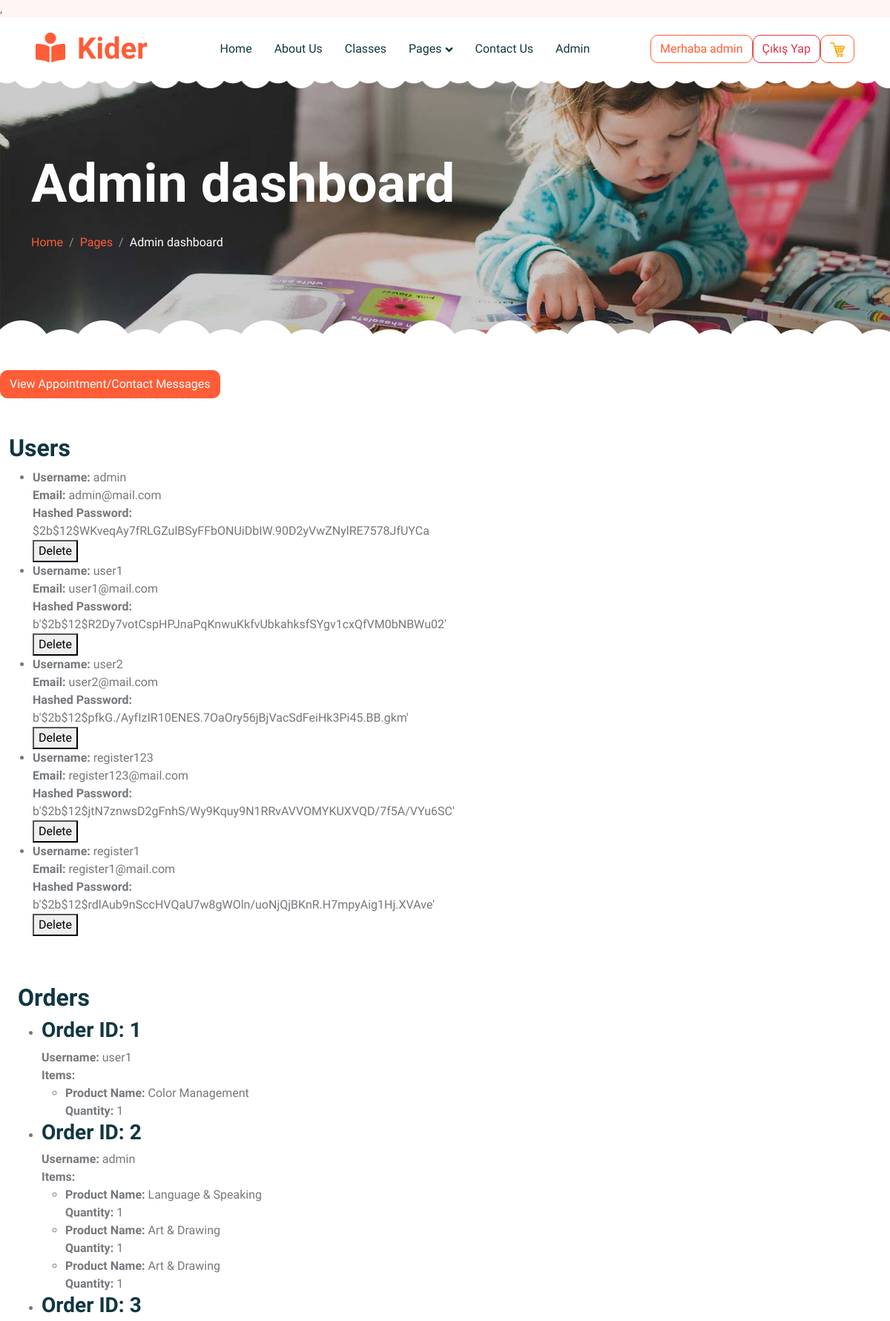
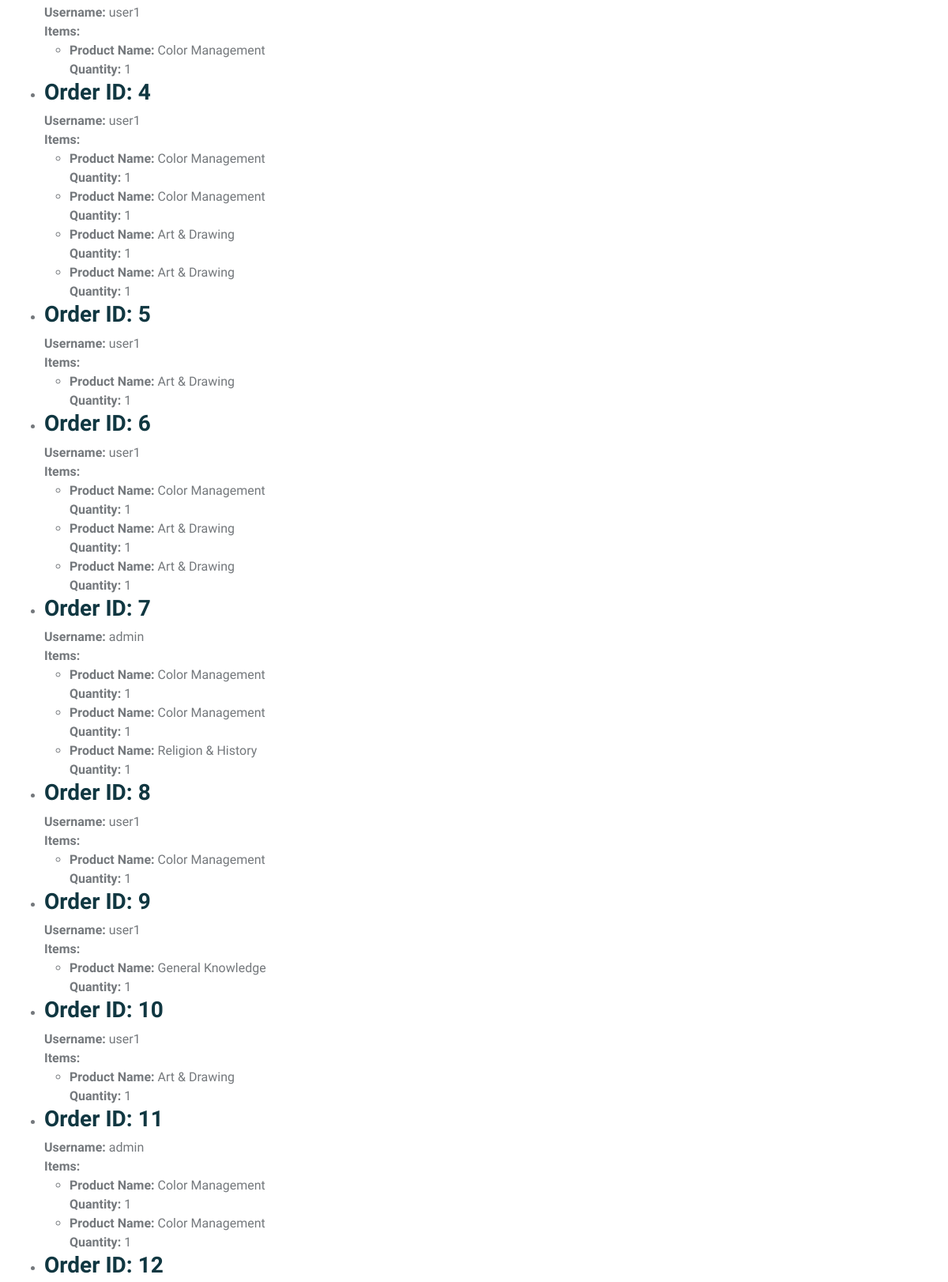
The page /admin (signed in, upper part) on the database its author committed (2 pictures, top to bottom).
### mvc/models.py (models this page shows, shortened)
class User(db.Model, UserMixin):
    id = db.Column(db.Integer, primary_key=True)
    username = db.Column(db.String(20), unique=True, nullable=False)
    password = db.Column(db.String(60), nullable=False)
    Email = db.Column(db.String(120), unique=True, nullable=False)
    date_created = db.Column(db.DateTime, default=datetime.utcnow)
    is_admin = db.Column(db.Boolean, nullable=False, default=False)
    cart = db.relationship('Cart', backref='user', lazy=True)
    orders = db.relationship('Order', backref='user', lazy=True)

class Order(db.Model):
    id = db.Column(db.Integer, primary_key=True)
    user_id = db.Column(db.Integer, db.ForeignKey('user.id'), nullable=False)
    date_ordered = db.Column(db.DateTime, default=datetime.utcnow)
    items = db.relationship('OrderItem', backref='order', lazy=True)

class OrderItem(db.Model):
    id = db.Column(db.Integer, primary_key=True)
    product_id = db.Column(db.Integer, db.ForeignKey('product.id'), nullable=False)
    order_id = db.Column(db.Integer, db.ForeignKey('order.id'), nullable=False)
    quantity = db.Column(db.Integer, default=1)

class Product(db.Model):
    id = db.Column(db.Integer, primary_key=True)
    name = db.Column(db.String(100), nullable=False)
    price = db.Column(db.Float, nullable=False)
    cart_items = db.relationship('CartItem', backref='product', lazy=True)
    order_items = db.relationship('OrderItem', backref='product', lazy=True)
    image = db.Column(db.String(100))
    teacher_id = db.Column(db.Integer, db.ForeignKey('teacher.id'))
    timage = db.Column(db.String(100))
    tname = db.Column(db.String(100))
    price = db.Column(db.Float)
    age = db.Column(db.String(50))
    time = db.Column(db.String(50))
    capacity = db.Column(db.Integer)

### mvc/views.py (the view)
@app_bp.route('/admin', methods=['GET', 'POST'])
@login_required
def admin_dashboard():
    if not current_user.is_admin:
        flash('You do not have permission to view this page', 'danger')
        return redirect(url_for('app.dashboard', username=current_user.username,page_name="dashboard"))
    users = User.query.all()
    orders = Order.query.all()
    return render_template('admin_dashboard.html', users=users, orders=orders,page_name="admin dashboard")

### app.py (called while the page is built)
@login_manager.user_loader
def load_user(user_id):
    return User.query.get(int(user_id))

### templates/admin_dashboard.html (shortened to what this page needs)
{% extends "base.html" %}
{% block content %}
<!DOCTYPE html>
<html lang="en">
<head>
  <a href="{{ url_for('app.admin_messages') }}" class="btn btn-primary">View Appointment/Contact Messages</a>
</head>
<body>
  <div class="container-xxl py-5">
    <div class="section">
      <h2>Users</h2>
      <ul>
        {% for user in users %}
          <li>
            <strong>Username:</strong> {{ user.username }}<br>
            <strong>Email:</strong> {{ user.Email }}<br>
            <strong>Hashed Password:</strong> {{ user.password }}<br>
            <form action="/delete-user/{{ user.id }}" method="POST">
              <button type="submit">Delete</button>
            </form>
          </li>
        {% endfor %}
      </ul>
    </div>
<div class="container-xxl py-5">
    <h2>Orders</h2>
    <ul>
      {% for order in orders %}
        <li>
          <h3><strong>Order ID:</strong> {{ order.id }}</h3>
          <strong>Username:</strong> {{ order.user.username }}<br>
          <strong>Items:</strong>
          <ul>
              {% for item in order.items %}
                  <li>
                      <strong>Product Name:</strong> {{ item.product.name }}<br>
                      <strong>Quantity:</strong> {{ item.quantity }}
                  </li>
              {% endfor %}
          </ul>
        </li>
      {% endfor %}
    </ul>
  </div>
  </div>
</body>
</html>
{% endblock %}

### templates/base.html (shortened to what this page needs)
<!DOCTYPE html>
<html lang="en">
<head>
<link rel="stylesheet" href="https://code.jquery.com/ui/1.12.1/themes/base/jquery-ui.css">
    <link href="https://cdnjs.cloudflare.com/ajax/libs/font-awesome/5.10.0/css/all.min.css" rel="stylesheet">
    <link href="https://cdn.jsdelivr.net/npm/bootstrap-icons@1.4.1/font/bootstrap-icons.css" rel="stylesheet">
    <link href="{{ url_for('static', filename='lib/animate/animate.min.css') }}" rel="stylesheet">
    <link href="{{ url_for('static', filename='lib/owlcarousel/assets/owl.carousel.min.css') }}" rel="stylesheet">
    <link href="{{ url_for('static', filename='css/bootstrap.min.css') }}" rel="stylesheet">
    <link href="{{ url_for('static', filename='css/style.css') }}" rel="stylesheet">
</head>
<body>
    <div class="container-fluid bg-white p-0">
        <nav class="navbar navbar-expand-lg bg-white navbar-light sticky-top px-4 px-lg-5 py-lg-0">
            <a href="/" class="navbar-brand">
                <h1 class="m-0 text-primary"><i class="fa fa-book-reader me-3"></i>Kider</h1>
            </a>
            <div class="collapse navbar-collapse" id="navbarCollapse">
                <div class="navbar-nav mx-auto">
                    <a href="{{url_for('app.index')}}" class="nav-item nav-link">Home</a>
                    <a href="{{url_for('app.about')}}" class="nav-item nav-link">About Us</a>
                    <a href="{{url_for('app.classes')}}" class="nav-item nav-link">Classes</a>
                    <div class="nav-item dropdown">
                        <a href="#" class="nav-link dropdown-toggle " data-bs-toggle="dropdown">Pages</a>
                    </div>
                    <a href="{{url_for('app.contact')}}" class="nav-item nav-link">Contact Us</a>
                    {% if current_user.is_authenticated and current_user.is_admin %}
                        <a href="{{url_for('app.admin_dashboard')}}" class="nav-item nav-link">Admin</a>
                    {% endif %}
</div>
{% if current_user.is_authenticated %}
<a href="{{ url_for('app.dashboard', username=current_user.username) }}" class="btn btn-outline-primary">
    Merhaba {{ current_user.username }}
</a>
<a href="{{ url_for('app.logout') }}" class="btn btn-outline-danger">
    Çıkış Yap
</a>
<a href="{{ url_for('app.view_cart') }}" class="btn btn-outline-primary">
    <img src="{{ url_for('static', filename='img/cart.png') }}" alt="Cart" style="width: 20px; height: 20px;">
</a>
{% endif %}
            </div>
        </nav>
{%block header%}
        <div class="container-fluid py-5 page-header position-relative mb-5">
                       <div class="container py-5">
                <h1 class="display-2 text-white animated slideInDown mb-4">{{page_name|capitalize}}</h1>
                <nav aria-label="breadcrumb animated slideInDown">
                    <ol class="breadcrumb">
                        <li class="breadcrumb-item"><a href="#">Home</a></li>
                        <li class="breadcrumb-item"><a href="#">Pages</a></li>
                        <li class="breadcrumb-item text-white active" aria-current="page">{{page_name|capitalize}}</li>
                    </ol>
                </nav>
            </div>
        </div>
{%endblock%}
        {% block content %}
        {% endblock %}
    </div>
</body>
</html>

### static/css/style.css (style rules this page uses)
:root { --primary: #FE5D37; --light: #FFF5F3; --dark: #103741; }
.btn { font-weight: 500; transition: .5s; }
.btn.btn-primary { color: #FFFFFF; }
h1, h2, h3, h4, .h1, .h2, .h3, .h4, .display-1, .display-2, .display-3, .display-4, .display-5, .display-6 { font-family: 'Lobster Two', cursive; font-weight: 700; }
.navbar .navbar-nav .nav-link { padding: 30px 15px; color: var(--dark); font-weight: 500; outline: none; }
.navbar.sticky-top { top: -100px; transition: .5s; }
.navbar .dropdown-toggle::after { border: none; content: "\f107"; font-family: "Font Awesome 5 Free"; font-weight: 900; vertical-align: middle; margin-left: 5px; transition: .5s; }
.header-carousel::before, .header-carousel::after, .page-header::before, .page-header::after { position: absolute; content: ""; width: 100%; height: 10px; top: 0; left: 0; background: url(../img/bg-header-top.png) center center repeat-x; z-index: 1; }
.header-carousel::after, .page-header::after { height: 19px; top: auto; bottom: 0; background: url(../img/bg-header-bottom.png) center center repeat-x; }
.page-header { background: linear-gradient(rgba(0, 0, 0, .2), rgba(0, 0, 0, .2)), url(../img/carousel-1.jpg) center center no-repeat; background-size: cover; }
.breadcrumb-item + .breadcrumb-item::before { color: rgba(255, 255, 255, .5); }

### templates/admin_dashboard.html (style rules this page uses)
.section { width: 45%; }

### rows shown on the page
User: username "admin", Email "admin@mail.com", password "$2b$12$WKveqAy7fRLGZulBSyFFbONUiDbIW.90D2yVwZNylRE7578JfUYCa"
User: username "user1", Email "user1@mail.com", password "b'$2b$12$R2Dy7votCspHPJnaPqKnwuKkfvUbkahksfSYgv1cxQfVM0bNBWu02'"
User: username "user2", Email "user2@mail.com", password "b'$2b$12$pfkG./AyfIzIR10ENES.7OaOry56jBjVacSdFeiHk3Pi45.BB.gkm'"
User: username "register123", Email "register123@mail.com", password "b'$2b$12$jtN7znwsD2gFnhS/Wy9Kquy9N1RRvAVVOMYKUXVQD/7f5A/VYu6SC'"
User: username "register1", Email "register1@mail.com", password "b'$2b$12$rdlAub9nSccHVQaU7w8gWOln/uoNjQjBKnR.H7mpyAig1Hj.XVAve'"
Order: id "1", user.username "user1"
OrderItem: product.name "Color Management", quantity "1"
Order: id "2", user.username "admin"
OrderItem: product.name "Language & Speaking", quantity "1"
OrderItem: product.name "Art & Drawing", quantity "1"
OrderItem: product.name "Art & Drawing", quantity "1"
Order: id "3", user.username "user1"
OrderItem: product.name "Color Management", quantity "1"
Order: id "4", user.username "user1"
OrderItem: product.name "Color Management", quantity "1"
OrderItem: product.name "Color Management", quantity "1"
OrderItem: product.name "Art & Drawing", quantity "1"
OrderItem: product.name "Art & Drawing", quantity "1"
Order: id "5", user.username "user1"
OrderItem: product.name "Art & Drawing", quantity "1"
Order: id "6", user.username "user1"
OrderItem: product.name "Color Management", quantity "1"
OrderItem: product.name "Art & Drawing", quantity "1"
OrderItem: product.name "Art & Drawing", quantity "1"
Order: id "7", user.username "admin"
OrderItem: product.name "Color Management", quantity "1"
OrderItem: product.name "Color Management", quantity "1"
OrderItem: product.name "Religion & History", quantity "1"
Order: id "8", user.username "user1"
OrderItem: product.name "Color Management", quantity "1"
Order: id "9", user.username "user1"
OrderItem: product.name "General Knowledge", quantity "1"
Order: id "10", user.username "user1"
OrderItem: product.name "Art & Drawing", quantity "1"
Order: id "11", user.username "admin"
OrderItem: product.name "Color Management", quantity "1"
OrderItem: product.name "Color Management", quantity "1"
Order: id "12"

### other values the page prints
{{ page_name|capitalize }} "Admin dashboard"
